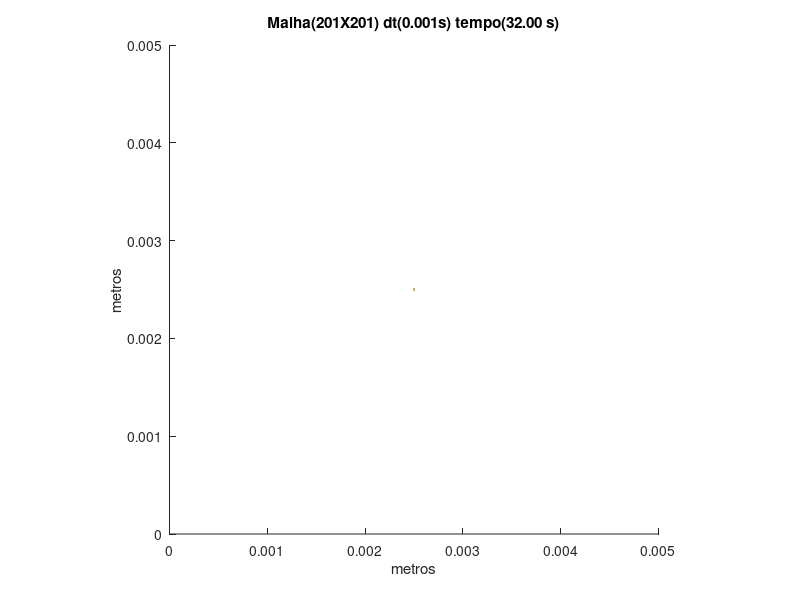

Write MATLAB code to recreate this figure.
set (gca,'PlotBoxAspectRatio',[1 1 1],'Xlim',[0,0.005],'Ylim',[0,0.005])
hold on
title('Malha(201X201) dt(0.001s) tempo(32.00 s)')
hold on
ylabel('metros')
hold on
xlabel('metros')
hold on

fill([0.00248756218905473 0.00248756218905473 0.00251243781094527 0.00251243781094527],[0.00248756218905473 0.00251243781094527 0.00251243781094527 0.00248756218905473],[0.8,0.7,0.4],'LineStyle','none')
